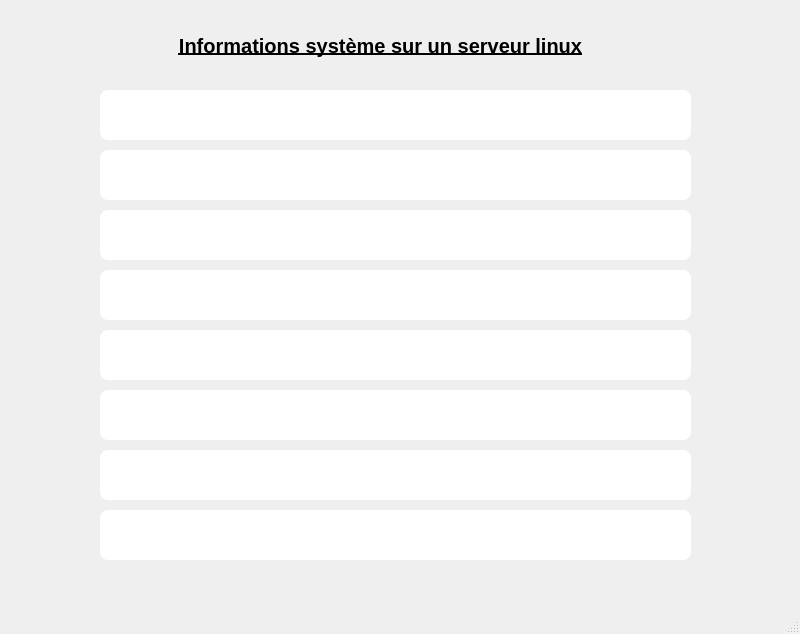
<?xml version="1.0" encoding="UTF-8"?>
<ui version="4.0">
 <class>Recupere_info</class>
 <widget class="QMainWindow" name="Recupere_info">
  <property name="geometry">
   <rect>
    <x>0</x>
    <y>0</y>
    <width>800</width>
    <height>634</height>
   </rect>
  </property>
  <property name="windowTitle">
   <string>MainWindow</string>
  </property>
  <widget class="QWidget" name="centralwidget">
   <widget class="QFrame" name="frame">
    <property name="geometry">
     <rect>
      <x>80</x>
      <y>80</y>
      <width>641</width>
      <height>491</height>
     </rect>
    </property>
    <property name="font">
     <font>
      <bold>true</bold>
     </font>
    </property>
    <property name="styleSheet">
     <string notr="true">border-radius:8px;</string>
    </property>
    <property name="frameShape">
     <enum>QFrame::StyledPanel</enum>
    </property>
    <property name="frameShadow">
     <enum>QFrame::Raised</enum>
    </property>
    <widget class="QLabel" name="adresse_ip">
     <property name="geometry">
      <rect>
       <x>20</x>
       <y>430</y>
       <width>591</width>
       <height>50</height>
      </rect>
     </property>
     <property name="font">
      <font>
       <pointsize>12</pointsize>
       <italic>false</italic>
       <bold>true</bold>
       <underline>false</underline>
      </font>
     </property>
     <property name="styleSheet">
      <string notr="true">background:white; color:black;</string>
     </property>
     <property name="text">
      <string/>
     </property>
     <property name="alignment">
      <set>Qt::AlignCenter</set>
     </property>
    </widget>
    <widget class="QLabel" name="architecture_systeme">
     <property name="geometry">
      <rect>
       <x>20</x>
       <y>250</y>
       <width>591</width>
       <height>50</height>
      </rect>
     </property>
     <property name="font">
      <font>
       <pointsize>12</pointsize>
       <italic>false</italic>
       <bold>true</bold>
       <underline>false</underline>
      </font>
     </property>
     <property name="styleSheet">
      <string notr="true">background:white; color:black;</string>
     </property>
     <property name="text">
      <string/>
     </property>
     <property name="alignment">
      <set>Qt::AlignCenter</set>
     </property>
    </widget>
    <widget class="QLabel" name="taille_disque">
     <property name="geometry">
      <rect>
       <x>20</x>
       <y>190</y>
       <width>591</width>
       <height>50</height>
      </rect>
     </property>
     <property name="font">
      <font>
       <pointsize>12</pointsize>
       <italic>false</italic>
       <bold>true</bold>
       <underline>false</underline>
      </font>
     </property>
     <property name="styleSheet">
      <string notr="true">background:white; color:black;</string>
     </property>
     <property name="text">
      <string/>
     </property>
     <property name="alignment">
      <set>Qt::AlignCenter</set>
     </property>
    </widget>
    <widget class="QLabel" name="memoire_libre">
     <property name="geometry">
      <rect>
       <x>20</x>
       <y>130</y>
       <width>591</width>
       <height>50</height>
      </rect>
     </property>
     <property name="font">
      <font>
       <pointsize>12</pointsize>
       <italic>false</italic>
       <bold>true</bold>
       <underline>false</underline>
      </font>
     </property>
     <property name="styleSheet">
      <string notr="true">background:white; color:black;</string>
     </property>
     <property name="text">
      <string/>
     </property>
     <property name="alignment">
      <set>Qt::AlignCenter</set>
     </property>
    </widget>
    <widget class="QLabel" name="memoire_total">
     <property name="geometry">
      <rect>
       <x>20</x>
       <y>70</y>
       <width>591</width>
       <height>50</height>
      </rect>
     </property>
     <property name="font">
      <font>
       <pointsize>11</pointsize>
       <italic>false</italic>
       <bold>true</bold>
       <underline>false</underline>
      </font>
     </property>
     <property name="styleSheet">
      <string notr="true">background:white; color:black;</string>
     </property>
     <property name="text">
      <string/>
     </property>
     <property name="alignment">
      <set>Qt::AlignCenter</set>
     </property>
    </widget>
    <widget class="QLabel" name="nombre_cpu">
     <property name="geometry">
      <rect>
       <x>20</x>
       <y>10</y>
       <width>591</width>
       <height>50</height>
      </rect>
     </property>
     <property name="font">
      <font>
       <pointsize>12</pointsize>
       <italic>false</italic>
       <bold>true</bold>
       <underline>false</underline>
      </font>
     </property>
     <property name="styleSheet">
      <string notr="true">background:white; color:black;</string>
     </property>
     <property name="text">
      <string/>
     </property>
     <property name="alignment">
      <set>Qt::AlignCenter</set>
     </property>
    </widget>
    <widget class="QLabel" name="nombre_logiciels_installes">
     <property name="geometry">
      <rect>
       <x>20</x>
       <y>370</y>
       <width>591</width>
       <height>50</height>
      </rect>
     </property>
     <property name="font">
      <font>
       <pointsize>12</pointsize>
       <italic>false</italic>
       <bold>true</bold>
       <underline>false</underline>
      </font>
     </property>
     <property name="styleSheet">
      <string notr="true">background:white; color:black;</string>
     </property>
     <property name="text">
      <string/>
     </property>
     <property name="alignment">
      <set>Qt::AlignCenter</set>
     </property>
    </widget>
    <widget class="QLabel" name="nombre_processus">
     <property name="geometry">
      <rect>
       <x>20</x>
       <y>310</y>
       <width>591</width>
       <height>50</height>
      </rect>
     </property>
     <property name="font">
      <font>
       <pointsize>12</pointsize>
       <italic>false</italic>
       <bold>true</bold>
       <underline>false</underline>
      </font>
     </property>
     <property name="styleSheet">
      <string notr="true">background:white; color:black;</string>
     </property>
     <property name="text">
      <string/>
     </property>
     <property name="alignment">
      <set>Qt::AlignCenter</set>
     </property>
    </widget>
   </widget>
   <widget class="QLabel" name="label">
    <property name="geometry">
     <rect>
      <x>130</x>
      <y>30</y>
      <width>501</width>
      <height>31</height>
     </rect>
    </property>
    <property name="font">
     <font>
      <pointsize>15</pointsize>
      <bold>true</bold>
      <underline>true</underline>
     </font>
    </property>
    <property name="styleSheet">
     <string notr="true">color:black</string>
    </property>
    <property name="text">
     <string>Informations système sur un serveur linux</string>
    </property>
    <property name="alignment">
     <set>Qt::AlignCenter</set>
    </property>
   </widget>
  </widget>
  <widget class="QMenuBar" name="menubar">
   <property name="geometry">
    <rect>
     <x>0</x>
     <y>0</y>
     <width>800</width>
     <height>21</height>
    </rect>
   </property>
  </widget>
  <widget class="QStatusBar" name="statusbar"/>
 </widget>
 <resources/>
 <connections/>
</ui>
